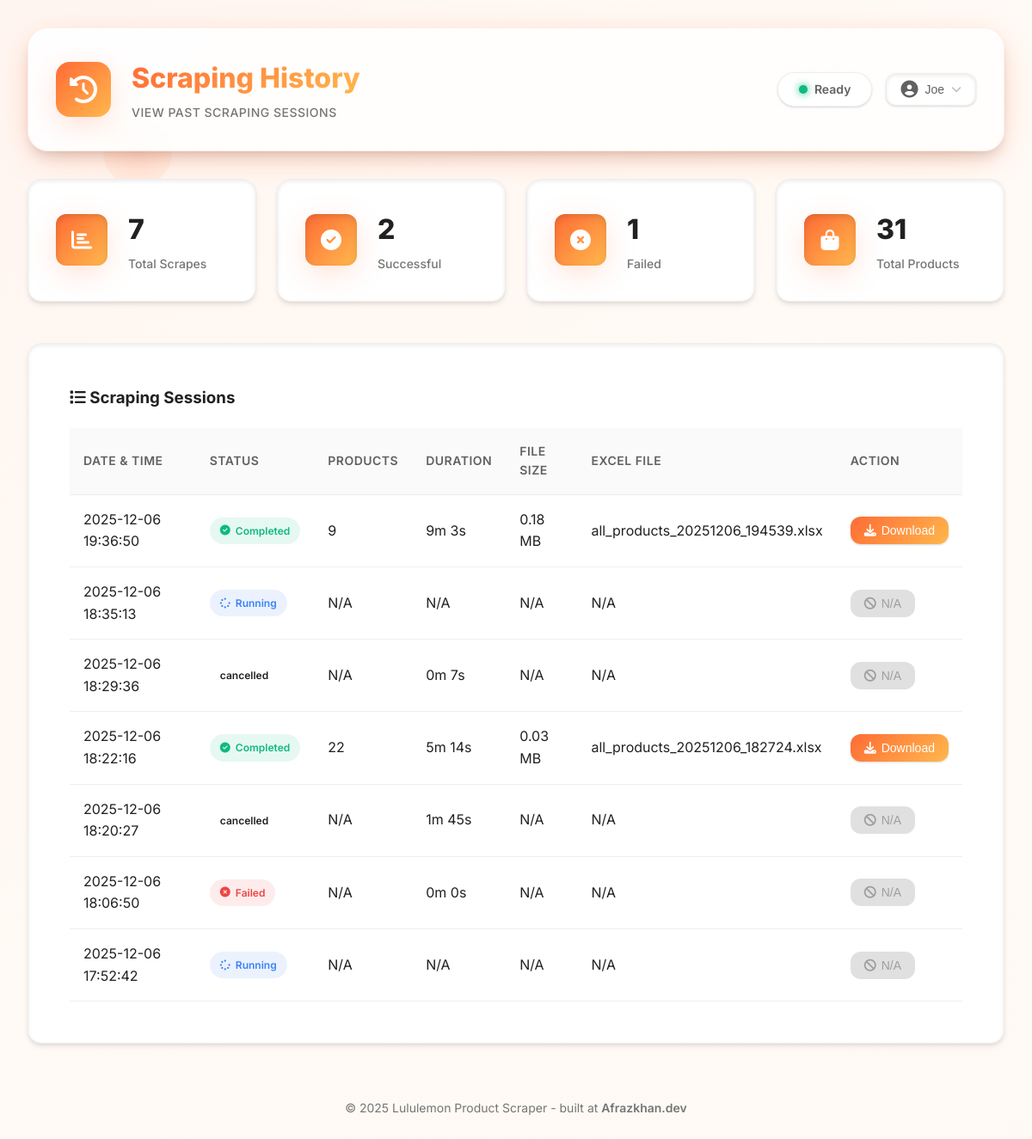
Screenshot of /history (signed in) with the database file from the repository.
### database.py (models this page shows, shortened)
class User(UserMixin, db.Model):
    __tablename__ = 'users'
    id = db.Column(db.Integer, primary_key=True)
    email = db.Column(db.String(120), unique=True, nullable=False, index=True)
    password_hash = db.Column(db.String(255), nullable=False)
    role = db.Column(db.String(20), nullable=False, default='user')  # 'admin' or 'user'
    is_active = db.Column(db.Boolean, default=True)
    created_at = db.Column(db.DateTime, default=datetime.now)
    last_login = db.Column(db.DateTime)
    reset_token = db.Column(db.String(100), nullable=True)
    reset_token_expires = db.Column(db.DateTime, nullable=True)
    scraping_history = db.relationship('ScrapingHistory', backref='user', lazy='dynamic')
    email_recipients = db.relationship('EmailRecipient', backref='added_by_user', lazy='dynamic')
    def is_admin(self):
        return self.role == 'admin'

class ScrapingHistory(db.Model):
    __tablename__ = 'scraping_history'
    id = db.Column(db.Integer, primary_key=True)
    trigger_type = db.Column(db.String(20), nullable=False)  # 'manual' or 'scheduled'
    triggered_by = db.Column(db.Integer, db.ForeignKey('users.id'), nullable=False)
    status = db.Column(db.String(20), nullable=False)  # 'running', 'completed', 'failed'
    started_at = db.Column(db.DateTime, default=datetime.now)
    completed_at = db.Column(db.DateTime)
    excel_filename = db.Column(db.String(255))
    file_size = db.Column(db.Integer)  # in bytes
    total_products = db.Column(db.Integer)
    error_message = db.Column(db.Text)

### app.py (the view)
@app.route('/history')
@login_required
def history():
    if current_user.role == 'admin':
        history_records = ScrapingHistory.query.order_by(ScrapingHistory.started_at.desc()).all()
    else:
        history_records = ScrapingHistory.query.filter_by(triggered_by=current_user.id).order_by(ScrapingHistory.started_at.desc()).all()
    return render_template('history.html', history=history_records, user=current_user)

### app.py (called while the page is built)
@login_manager.user_loader
def load_user(user_id):
    return User.query.get(int(user_id))

### templates/history.html (shortened to what this page needs)
<!DOCTYPE html>
<html lang="en">
<head>
    <link rel="stylesheet" href="https://cdnjs.cloudflare.com/ajax/libs/font-awesome/6.5.1/css/all.min.css">
    <link rel="stylesheet" href="{{ url_for('static', filename='css/style.css') }}">
</head>
<body>
    <div class="particles-bg">
        <div class="particle"></div>
    </div>
    <div class="container">
        <header class="header">
            <div class="logo-section">
                <div class="logo-icon">
                    <i class="fas fa-history"></i>
                </div>
                <div class="logo-text">
                    <h1>Scraping History</h1>
                    <p class="subtitle">View Past Scraping Sessions</p>
                </div>
            </div>
            <div class="header-actions">
                <div class="status-indicator">
                    <span class="status-dot"></span>
                    <span class="status-text">Ready</span>
                </div>
                <div class="user-menu-wrapper">
                    <button class="user-menu-button" id="userMenuButton">
                        <i class="fas fa-user-circle"></i>
                        <span id="userEmailShort">{{ user.email.split('@')[0] }}</span>
                        <i class="fas fa-chevron-down"></i>
                    </button>
                </div>
            </div>
        </header>
        <main class="main-content">
            <div class="stats-grid">
                <div class="stat-card">
                    <div class="stat-icon">
                        <i class="fas fa-chart-bar"></i>
                    </div>
                    <div class="stat-content">
                        <h3>{{ history|length }}</h3>
                        <p>Total Scrapes</p>
                    </div>
                </div>
                <div class="stat-card">
                    <div class="stat-icon">
                        <i class="fas fa-check-circle"></i>
                    </div>
                    <div class="stat-content">
                        <h3>{{ history|selectattr('status', 'equalto', 'completed')|list|length }}</h3>
                        <p>Successful</p>
                    </div>
                </div>
                <div class="stat-card">
                    <div class="stat-icon">
                        <i class="fas fa-times-circle"></i>
                    </div>
                    <div class="stat-content">
                        <h3>{{ history|selectattr('status', 'equalto', 'failed')|list|length }}</h3>
                        <p>Failed</p>
                    </div>
                </div>
                <div class="stat-card">
                    <div class="stat-icon">
                        <i class="fas fa-shopping-bag"></i>
                    </div>
                    <div class="stat-content">
                        <h3>{{ history|selectattr('total_products')|sum(attribute='total_products') if history else 0 }}</h3>
                        <p>Total Products</p>
                    </div>
                </div>
            </div>
            <div class="history-section">
                <h3 style="margin-top: 0; margin-bottom: 20px;">
                    <i class="fas fa-list"></i> Scraping Sessions
                </h3>
                {% if history %}
                <table>
                    <thead>
                        <tr>
                            <th>Date & Time</th>
                            <th>Status</th>
                            <th>Products</th>
                            <th>Duration</th>
                            <th>File Size</th>
                            <th>Excel File</th>
                            <th>Action</th>
                        </tr>
                    </thead>
                    <tbody>
                        {% for h in history %}
                        <tr>
                            <td>{{ h.started_at.strftime('%Y-%m-%d %H:%M:%S') if h.started_at else 'N/A' }}</td>
                            <td>
                                <span class="status-badge status-{{ h.status }}">
                                    {% if h.status == 'completed' %}
                                        <i class="fas fa-check-circle"></i> Completed
                                    {% elif h.status == 'failed' %}
                                        <i class="fas fa-times-circle"></i> Failed
                                    {% elif h.status == 'running' %}
                                        <i class="fas fa-spinner fa-spin"></i> Running
                                    {% else %}
                                        {{ h.status }}
                                    {% endif %}
                                </span>
                            </td>
                            <td>{{ h.total_products if h.total_products else 'N/A' }}</td>
                            <td>
                                {% if h.started_at and h.completed_at %}
                                    {% set duration = (h.completed_at - h.started_at).total_seconds() %}
                                    {{ '%dm %ds' % (duration // 60, duration % 60) }}
                                {% else %}
                                    N/A
                                {% endif %}
                            </td>
                            <td>
                                {% if h.file_size %}
                                    {{ '%.2f MB' % (h.file_size / 1024 / 1024) }}
                                {% else %}
                                    N/A
                                {% endif %}
                            </td>
                            <td>{{ h.excel_filename if h.excel_filename else 'N/A' }}</td>
                            <td>
                                {% if h.status == 'completed' and h.excel_filename %}
                                <button class="btn-download" onclick="downloadExcel('{{ h.excel_filename }}')">
                                    <i class="fas fa-download"></i> Download
                                </button>
                                {% else %}
                                <button class="btn-download" disabled>
                                    <i class="fas fa-ban"></i> N/A
                                </button>
                                {% endif %}
                            </td>
                        </tr>
                        {% endfor %}
                    </tbody>
                </table>
                {% endif %}
            </div>
        </main>
        <footer class="footer">
            <p>&copy; 2025 Lululemon Product Scraper - built at <a href="https://afrazkhan.dev" target="_blank" style="color: var(--primary); text-decoration: none; font-weight: 600;">Afrazkhan.dev</a></p>
        </footer>
    </div>
</body>
</html>

### templates/history.html (style rules this page uses)
.history-section { background: var(--white); border-radius: var(--radius-xl); padding: var(--spacing-xl); margin-bottom: var(--spacing-xl); box-shadow: var(--shadow-lg), var(--inner-shadow-sm); border: 1px solid var(--gray-200); transition: all var(--transition-base); }
.history-section { background: var(--white); border-radius: var(--radius-xl); padding: var(--spacing-2xl); box-shadow: var(--shadow-md), var(--inner-shadow-sm); border: 1px solid var(--gray-200); }
table { width: 100%; border-collapse: collapse; }
th, td { padding: var(--spacing-md); text-align: left; border-bottom: 1px solid var(--gray-200); }
th { background: var(--gray-50); font-weight: 600; color: var(--gray-700); font-size: 0.875rem; text-transform: uppercase; letter-spacing: 0.5px; }
tbody tr { transition: all var(--transition-base); }
.status-badge { padding: 6px 12px; border-radius: var(--radius-full); font-size: 0.75rem; font-weight: 600; display: inline-flex; align-items: center; gap: 6px; }
.status-completed { background: rgba(16, 185, 129, 0.1); color: var(--success); }
.status-failed { background: rgba(239, 68, 68, 0.1); color: var(--danger); }
.status-running { background: rgba(59, 130, 246, 0.1); color: #3b82f6; }
.btn-download { background: var(--gradient-primary); color: var(--white); border: none; padding: 8px 16px; border-radius: var(--radius-lg); cursor: pointer; font-size: 0.875rem; font-weight: 500; transition: all var(--transition-base); box-shadow: var(--shadow-sm); display: inline-flex; align-items: center; gap: 6px; }
.btn-download:disabled { background: var(--gray-300); color: var(--gray-500); cursor: not-allowed; transform: none; box-shadow: none; }

### rows the page displays
User: email "Joe"
ScrapingHistory: started_at "2025-12-06 19:36:50", status "completed" (drawn), total_products "9", value "9m 3s", h.file_size/1024/1024 "0.18 MB", excel_filename "all_products_20251206_194539.xlsx"
ScrapingHistory: started_at "2025-12-06 18:35:13", status "running" (drawn), total_products "N/A", excel_filename "N/A"
ScrapingHistory: started_at "2025-12-06 18:29:36", status "cancelled", total_products "N/A", value "0m 7s", excel_filename "N/A"
ScrapingHistory: started_at "2025-12-06 18:22:16", status "completed" (drawn), total_products "22", value "5m 14s", h.file_size/1024/1024 "0.03 MB", excel_filename "all_products_20251206_182724.xlsx"
ScrapingHistory: started_at "2025-12-06 18:20:27", status "cancelled", total_products "N/A", value "1m 45s", excel_filename "N/A"
ScrapingHistory: started_at "2025-12-06 18:06:50", status "failed" (drawn), total_products "N/A", value "0m 0s", excel_filename "N/A"
ScrapingHistory: started_at "2025-12-06 17:52:42", status "running" (drawn), total_products "N/A", excel_filename "N/A"

### other values shown
{{ history|length }} "7"
{{ history|selectattr('status', 'equalto', 'completed')|list|length }} "2"
{{ history|selectattr('status', 'equalto', 'failed')|list|length }} "1"
